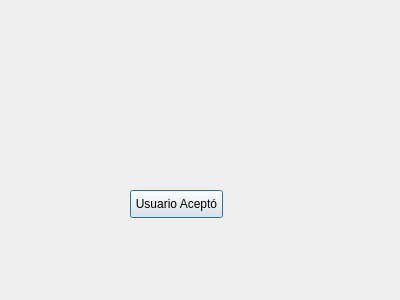
<?xml version="1.0" encoding="UTF-8"?>
<ui version="4.0">
 <class>Dialog</class>
 <widget class="QDialog" name="Dialog">
  <property name="geometry">
   <rect>
    <x>0</x>
    <y>0</y>
    <width>400</width>
    <height>300</height>
   </rect>
  </property>
  <property name="windowTitle">
   <string>Dialog</string>
  </property>
  <widget class="QPushButton" name="pushButtonD">
   <property name="geometry">
    <rect>
     <x>130</x>
     <y>190</y>
     <width>93</width>
     <height>28</height>
    </rect>
   </property>
   <property name="text">
    <string>Usuario Aceptó</string>
   </property>
  </widget>
 </widget>
 <resources/>
 <connections/>
</ui>
